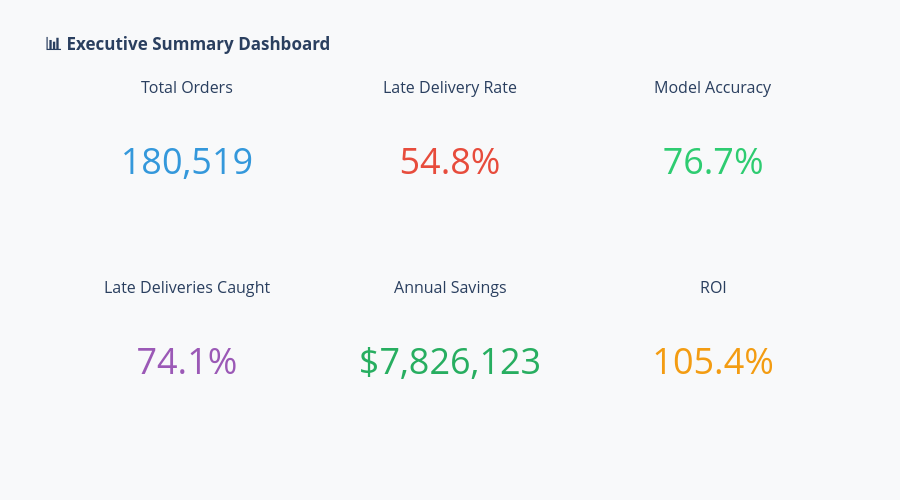

The notebook cell saved with this chart:
### Code cell
# ============================================================
# 📊 EXECUTIVE SUMMARY DASHBOARD
# ============================================================

late_rate = y.mean() * 100
recall_pct = tp / (tp + fn) * 100 if (tp + fn) > 0 else 0

fig = make_subplots(
    rows=2, cols=3,
    specs=[[{"type": "indicator"}, {"type": "indicator"}, {"type": "indicator"}],
           [{"type": "indicator"}, {"type": "indicator"}, {"type": "indicator"}]],
    subplot_titles=(
        'Total Orders', 'Late Delivery Rate', 'Model Accuracy',
        'Late Deliveries Caught', 'Annual Savings', 'ROI'
    )
)

# Row 1
fig.add_trace(go.Indicator(
    mode="number", value=total_orders,
    number={'valueformat': ',', 'font': {'size': 36, 'color': '#3498db'}}
), row=1, col=1)

fig.add_trace(go.Indicator(
    mode="number", value=late_rate,
    number={'suffix': '%', 'font': {'size': 36, 'color': '#e74c3c'}}
), row=1, col=2)

fig.add_trace(go.Indicator(
    mode="number", value=accuracy*100,
    number={'suffix': '%', 'font': {'size': 36, 'color': '#2ecc71'}}
), row=1, col=3)

# Row 2
fig.add_trace(go.Indicator(
    mode="number", value=recall_pct,
    number={'suffix': '%', 'font': {'size': 36, 'color': '#9b59b6'}}
), row=2, col=1)

fig.add_trace(go.Indicator(
    mode="number", value=net_savings,
    number={'prefix': '$', 'valueformat': ',.0f', 'font': {'size': 36, 'color': '#27ae60'}}
), row=2, col=2)

fig.add_trace(go.Indicator(
    mode="number", value=roi_pct,
    number={'suffix': '%', 'font': {'size': 36, 'color': '#f39c12'}}
), row=2, col=3)

fig.update_layout(
    height=500,
    title='<b>📊 Executive Summary Dashboard</b>',
    paper_bgcolor='#f8f9fa'
)
fig.show()

### Figure 1 — Plotly figure (JSON) as saved in the notebook; plotly's stock layout.template omitted (floating-point values rounded to 4 significant figures)
{"data": [{"domain": {"x": [0, 0.2889], "y": [0.625, 1]}, "mode": "number", "number": {"font": {"color": "#3498db", "size": 36}, "valueformat": ","}, "type": "indicator", "value": 180519}, {"domain": {"x": [0.3556, 0.6444], "y": [0.625, 1]}, "mode": "number", "number": {"font": {"color": "#e74c3c", "size": 36}, "suffix": "%"}, "type": "indicator", "value": 54.83}, {"domain": {"x": [0.7111, 1], "y": [0.625, 1]}, "mode": "number", "number": {"font": {"color": "#2ecc71", "size": 36}, "suffix": "%"}, "type": "indicator", "value": 76.74}, {"domain": {"x": [0, 0.2889], "y": [0, 0.375]}, "mode": "number", "number": {"font": {"color": "#9b59b6", "size": 36}, "suffix": "%"}, "type": "indicator", "value": 74.14}, {"domain": {"x": [0.3556, 0.6444], "y": [0, 0.375]}, "mode": "number", "number": {"font": {"color": "#27ae60", "size": 36}, "prefix": "$", "valueformat": ",.0f"}, "type": "indicator", "value": 7826000.0}, {"domain": {"x": [0.7111, 1], "y": [0, 0.375]}, "mode": "number", "number": {"font": {"color": "#f39c12", "size": 36}, "suffix": "%"}, "type": "indicator", "value": 105.4}], "layout": {"annotations": [{"font": {"size": 16}, "showarrow": false, "text": "Total Orders", "x": 0.1444, "xanchor": "center", "xref": "paper", "y": 1, "yanchor": "bottom", "yref": "paper"}, {"font": {"size": 16}, "showarrow": false, "text": "Late Delivery Rate", "x": 0.5, "xanchor": "center", "xref": "paper", "y": 1, "yanchor": "bottom", "yref": "paper"}, {"font": {"size": 16}, "showarrow": false, "text": "Model Accuracy", "x": 0.8556, "xanchor": "center", "xref": "paper", "y": 1, "yanchor": "bottom", "yref": "paper"}, {"font": {"size": 16}, "showarrow": false, "text": "Late Deliveries Caught", "x": 0.1444, "xanchor": "center", "xref": "paper", "y": 0.375, "yanchor": "bottom", "yref": "paper"}, {"font": {"size": 16}, "showarrow": false, "text": "Annual Savings", "x": 0.5, "xanchor": "center", "xref": "paper", "y": 0.375, "yanchor": "bottom", "yref": "paper"}, {"font": {"size": 16}, "showarrow": false, "text": "ROI", "x": 0.8556, "xanchor": "center", "xref": "paper", "y": 0.375, "yanchor": "bottom", "yref": "paper"}], "height": 500, "paper_bgcolor": "#f8f9fa", "title": {"text": "<b>📊 Executive Summary Dashboard</b>"}}}
